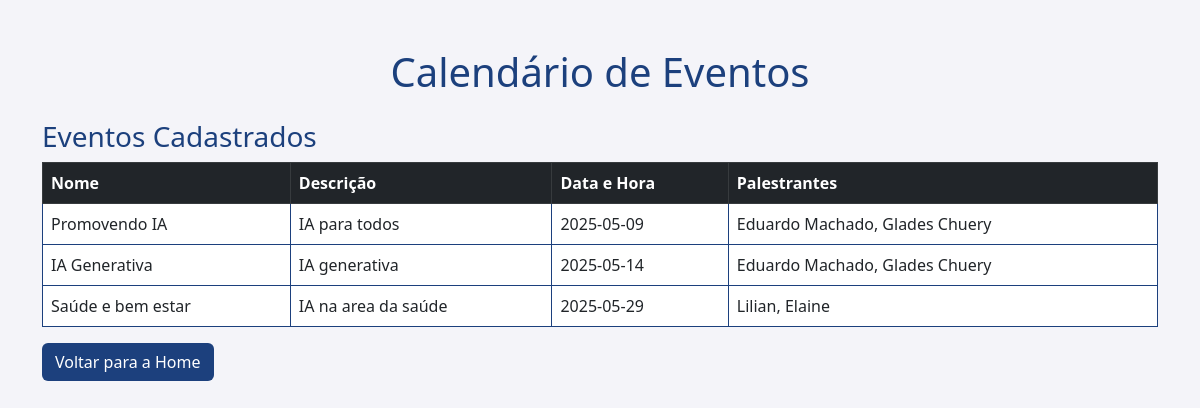
The page /calendario (signed in) on the database its author committed.
### models.py (models this page shows)
class Evento(db.Model):
    __tablename__ = 'evento'
    id = db.Column(db.Integer, primary_key=True)
    nome = db.Column(db.String(100), nullable=False)
    descricao = db.Column(db.String(200))
    data_evento = db.Column(db.Date)
    telefone = db.Column(db.String(20))
    palestrantes = db.Column(db.String(255), nullable=True)
    comite = db.Column(db.String(200), nullable=True)  # <-- Adicionado aqui

### app.py (the view)
@app.route('/calendario')
@login_obrigatorio
def calendario():
    eventos = Evento.query.all()
    return render_template('calendario.html', eventos=eventos)

### app.py (called while the page is built)
@login_manager.user_loader
def load_user(user_id):
    return UsuarioLogin.query.get(int(user_id))

def login_obrigatorio(f):
    @wraps(f)
    def decorated_function(*args, **kwargs):
        if 'usuario_id' not in session:
            flash('Você precisa estar logado para acessar esta página.', 'warning')
            return redirect(url_for('login'))
        return f(*args, **kwargs)
    return decorated_function

### templates/calendario.html (shortened to what this page needs)
<!DOCTYPE html>
<html lang="pt-br">
<head>
    <link href="https://cdn.jsdelivr.net/npm/bootstrap@5.3.0-alpha1/dist/css/bootstrap.min.css" rel="stylesheet">
    <link href="https://cdn.jsdelivr.net/npm/fullcalendar@3.2.0/dist/fullcalendar.min.css" rel="stylesheet">
</head>
<body style="background-color: #F4F4F9;">
    <div class="container mt-5">
        <h1 class="text-center mb-4" style="color: #1C407D;">Calendário de Eventos</h1>
        <h3 style="color: #1C407D;">Eventos Cadastrados</h3>
        <table class="table table-bordered" style="border-color: #1C407D;">
            <thead class="table-dark">
                <tr>
                    <th>Nome</th>
                    <th>Descrição</th>
                    <th>Data e Hora</th>
                    <th>Palestrantes</th>
                </tr>
            </thead>
            <tbody>
                {% for evento in eventos %}
                    <tr>
                        <td>{{ evento.nome }}</td>
                        <td>{{ evento.descricao }}</td>
                        <td>{{ evento.data_evento }}</td>
                        <td>{{ evento.palestrantes }}</td>
                    </tr>
                {% endfor %}
            </tbody>
        </table>
        <a href="{{ url_for('home') }}" class="btn" style="background-color: #1C407D; color: white;">Voltar para a Home</a>
    </div>
</body>
</html>

### rows shown on the page
Evento: nome "Promovendo IA", descricao "IA para todos", data_evento "2025-05-09", palestrantes "Eduardo Machado, Glades Chuery"
Evento: nome "IA Generativa", descricao "IA generativa", data_evento "2025-05-14", palestrantes "Eduardo Machado, Glades Chuery"
Evento: nome "Saúde e bem estar", descricao "IA na area da saúde", data_evento "2025-05-29", palestrantes "Lilian, Elaine"
